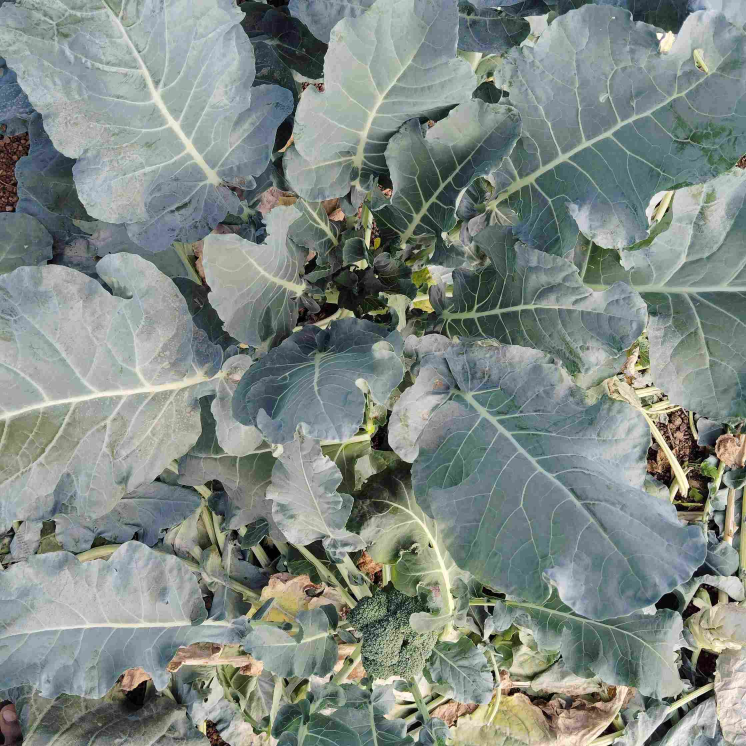
#> input picture brocolli_detection/dataset/resized/test2Crop/IMG_20250105_094623.jpg, 2238 x 2238 px, found by its file name (shown at 1/3 size); its folder holds 4 pictures in this run
$ python resizedDD.py
#> lines starting #> are read from the running program, lines starting #| are printed output that depends on the picture
from PIL import Image
import os

def resize_and_compress_images(input_folder, output_folder, target_dimension=640, target_size_kb=100):
#> called with input_folder = 'dataset/resized/test2Crop', output_folder = 'dataset/images/test2Crop', target_dimension = 640, target_size_kb = 100
    if not os.path.exists(output_folder):
        os.makedirs(output_folder)

    for file_name in os.listdir(input_folder):
        file_path = os.path.join(input_folder, file_name)
        if file_name.lower().endswith(('jpg', 'jpeg')):
            with Image.open(file_path) as img:
#> img is the input picture: PIL image 2238x2238 RGB; mean R, G, B 128.7, 138.3, 132.8
                original_width, original_height = img.size
#> original_width = 2238; original_height = 2238
                print(f"Original Dimensions of {file_name}: {original_width}x{original_height}")
#| Original Dimensions of IMG_20250105_094623.jpg: 2238x2238

                # Resize while maintaining aspect ratio
                img.thumbnail((target_dimension, target_dimension))  # Resize to target_dimension
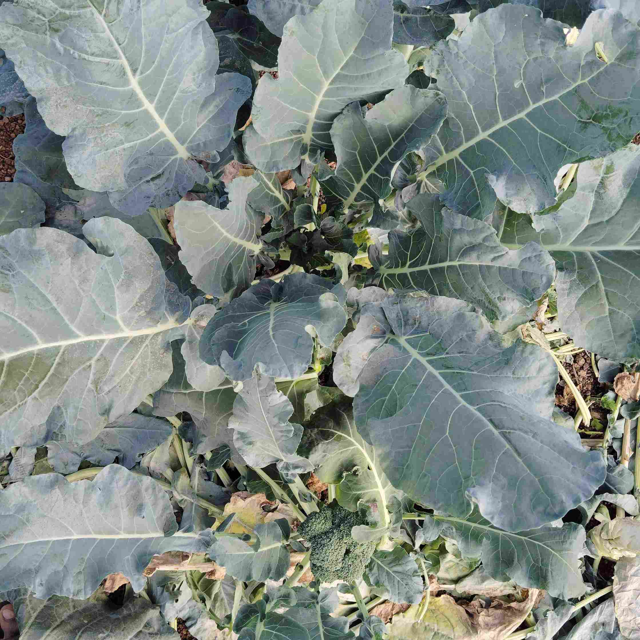
#> img: PIL image 640x640 RGB; mean R, G, B 128.7, 138.3, 132.8
                output_path = os.path.join(output_folder, file_name)

                # Adjust quality to meet file size requirements
                quality = 95
                while quality > 10:
                    img.save(output_path, "JPEG", quality=quality)
                    file_size_kb = os.path.getsize(output_path) / 1024
                    if file_size_kb <= target_size_kb:
                        break
                    quality -= 5
#> after the loop, quality = 75

                # Print results
                new_width, new_height = img.size
#> new_width = 640; new_height = 640
                final_size_kb = os.path.getsize(output_path) / 1024
#> final_size_kb = 90.12
                print(f"Resized Dimensions of {file_name}: {new_width}x{new_height}")
#| Resized Dimensions of IMG_20250105_094623.jpg: 640x640
                print(f"Final Size of {file_name}: {final_size_kb:.2f} KB (Quality: {quality})\n")
#| Final Size of IMG_20250105_094623.jpg: 90.12 KB (Quality: 75)
#> pass 2 of the loop in resize_and_compress_images, `for file_name in os.listdir(input_folder):`:
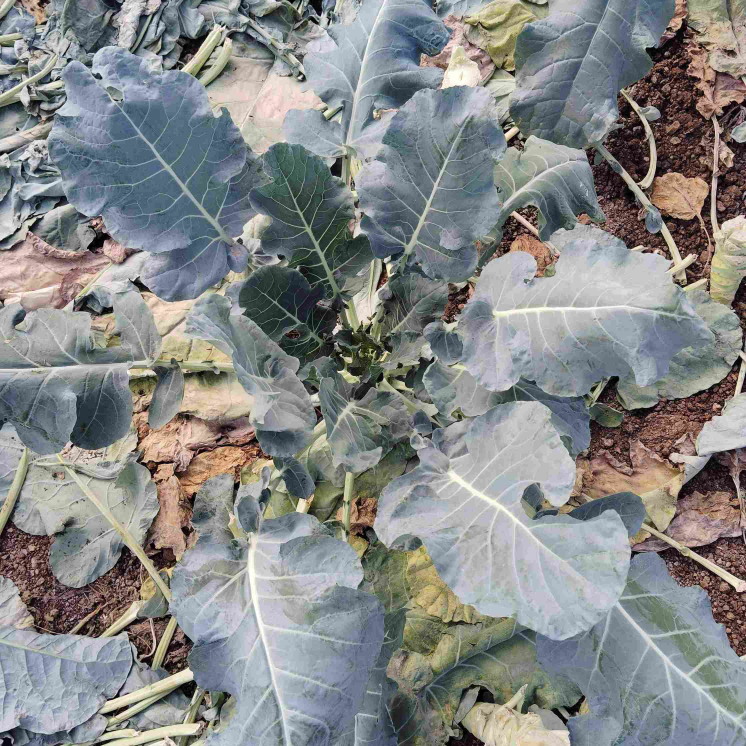
#> input picture brocolli_detection/dataset/resized/test2Crop/IMG_20250105_094812.jpg, 2238 x 2238 px, found by its file name (shown at 1/3 size)
#> in resize_and_compress_images, img is the input picture: PIL image 2238x2238 RGB; mean R, G, B 134.1, 136.3, 135.7
#| Original Dimensions of IMG_20250105_094812.jpg: 2238x2238
#> in resize_and_compress_images, `img.thumbnail((target_dimension, target_dimension))`:
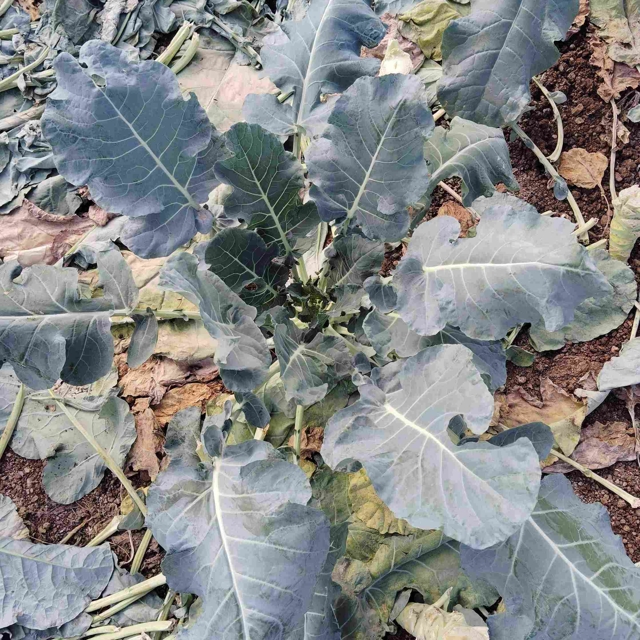
#> img: PIL image 640x640 RGB; mean R, G, B 134.1, 136.3, 135.7
#> after the loop in resize_and_compress_images, `while quality > 10:`: quality = 70
#> final_size_kb = 93.29
#| Resized Dimensions of IMG_20250105_094812.jpg: 640x640
#| Final Size of IMG_20250105_094812.jpg: 93.29 KB (Quality: 70)
#> pass 3 of the loop in resize_and_compress_images, `for file_name in os.listdir(input_folder):`:
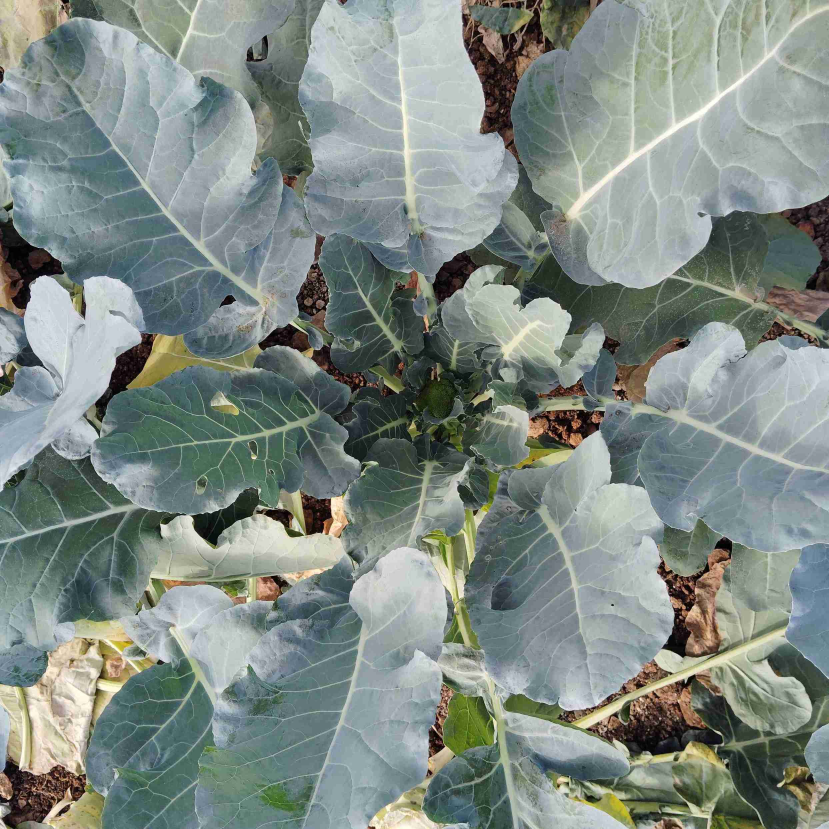
#> input picture brocolli_detection/dataset/resized/test2Crop/IMG_20250105_100018.jpg, 2487 x 2487 px, found by its file name (shown at 1/3 size)
#> in resize_and_compress_images, img is the input picture: PIL image 2487x2487 RGB; mean R, G, B 127.6, 138.4, 132.3
#| Original Dimensions of IMG_20250105_100018.jpg: 2487x2487
#> in resize_and_compress_images, `img.thumbnail((target_dimension, target_dimension))`:
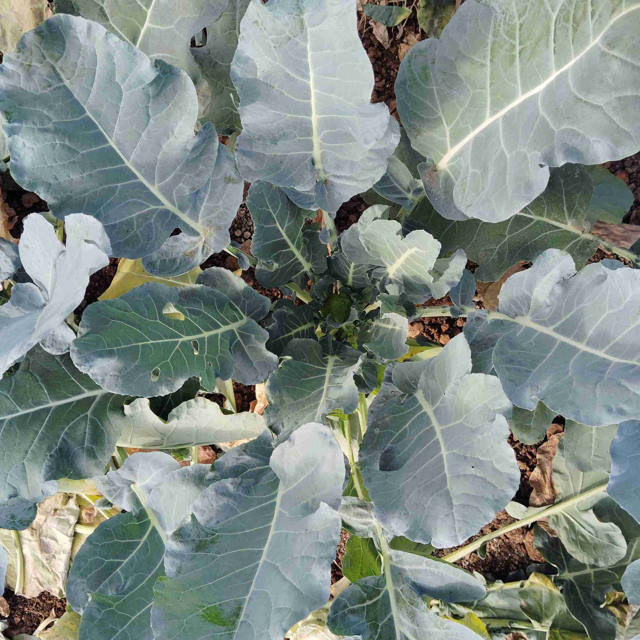
#> img: PIL image 640x640 RGB; mean R, G, B 127.6, 138.4, 132.3
#> after the loop in resize_and_compress_images, `while quality > 10:`: quality = 80
#> final_size_kb = 93.85
#| Resized Dimensions of IMG_20250105_100018.jpg: 640x640
#| Final Size of IMG_20250105_100018.jpg: 93.85 KB (Quality: 80)
#> the loop made 4 passes; the first 3 are shown

# Parameters
input_folder = "dataset/resized/test2Crop"  # Replace with the path to your input folder
output_folder = "dataset/images/test2Crop"  # Replace with the path to your output folder
resize_and_compress_images(input_folder, output_folder, target_dimension=640, target_size_kb=100)
